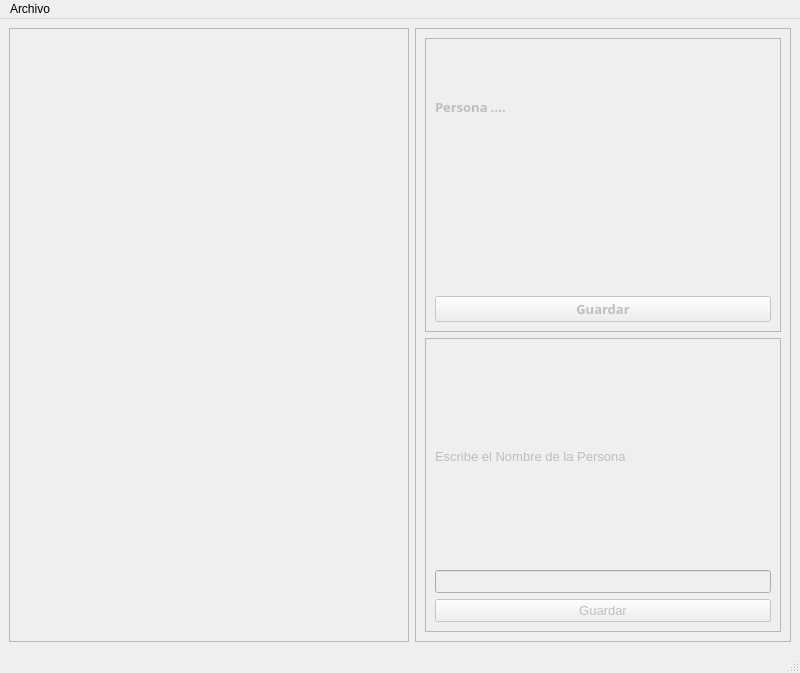
<?xml version="1.0" encoding="UTF-8"?>
<ui version="4.0">
 <class>MainWindow</class>
 <widget class="QMainWindow" name="MainWindow">
  <property name="geometry">
   <rect>
    <x>0</x>
    <y>0</y>
    <width>800</width>
    <height>673</height>
   </rect>
  </property>
  <property name="windowTitle">
   <string>Identificacion de Personas </string>
  </property>
  <widget class="QWidget" name="centralwidget">
   <layout class="QHBoxLayout" name="horizontalLayout">
    <item>
     <widget class="QFrame" name="frame_2">
      <property name="minimumSize">
       <size>
        <width>400</width>
        <height>600</height>
       </size>
      </property>
      <property name="frameShape">
       <enum>QFrame::StyledPanel</enum>
      </property>
      <property name="frameShadow">
       <enum>QFrame::Raised</enum>
      </property>
      <widget class="QLabel" name="lblimagen">
       <property name="geometry">
        <rect>
         <x>20</x>
         <y>30</y>
         <width>351</width>
         <height>551</height>
        </rect>
       </property>
       <property name="text">
        <string/>
       </property>
       <property name="scaledContents">
        <bool>true</bool>
       </property>
      </widget>
     </widget>
    </item>
    <item>
     <widget class="QFrame" name="frame">
      <property name="frameShape">
       <enum>QFrame::StyledPanel</enum>
      </property>
      <property name="frameShadow">
       <enum>QFrame::Raised</enum>
      </property>
      <layout class="QVBoxLayout" name="verticalLayout">
       <item>
        <widget class="QFrame" name="frame2">
         <property name="enabled">
          <bool>false</bool>
         </property>
         <property name="font">
          <font>
           <family>Agency FB</family>
           <pointsize>10</pointsize>
           <weight>75</weight>
           <bold>true</bold>
          </font>
         </property>
         <property name="frameShape">
          <enum>QFrame::StyledPanel</enum>
         </property>
         <property name="frameShadow">
          <enum>QFrame::Raised</enum>
         </property>
         <layout class="QVBoxLayout" name="verticalLayout_2">
          <item>
           <widget class="QLabel" name="lblPersona">
            <property name="text">
             <string>Persona ....</string>
            </property>
           </widget>
          </item>
          <item>
           <widget class="QLabel" name="lblNombre">
            <property name="text">
             <string/>
            </property>
           </widget>
          </item>
          <item>
           <widget class="QPushButton" name="btnIdentificar">
            <property name="text">
             <string>Guardar</string>
            </property>
           </widget>
          </item>
         </layout>
        </widget>
       </item>
       <item>
        <widget class="QFrame" name="frame1">
         <property name="enabled">
          <bool>false</bool>
         </property>
         <property name="font">
          <font>
           <pointsize>10</pointsize>
           <weight>50</weight>
           <bold>false</bold>
          </font>
         </property>
         <property name="frameShape">
          <enum>QFrame::StyledPanel</enum>
         </property>
         <property name="frameShadow">
          <enum>QFrame::Raised</enum>
         </property>
         <layout class="QVBoxLayout" name="verticalLayout_3">
          <item>
           <widget class="QLabel" name="lblEscribe">
            <property name="text">
             <string>Escribe el Nombre de la Persona  </string>
            </property>
           </widget>
          </item>
          <item>
           <widget class="QLineEdit" name="lineEdit"/>
          </item>
          <item>
           <widget class="QPushButton" name="btnGuardar">
            <property name="text">
             <string>Guardar</string>
            </property>
           </widget>
          </item>
         </layout>
        </widget>
       </item>
      </layout>
     </widget>
    </item>
   </layout>
  </widget>
  <widget class="QMenuBar" name="menubar">
   <property name="geometry">
    <rect>
     <x>0</x>
     <y>0</y>
     <width>800</width>
     <height>26</height>
    </rect>
   </property>
   <widget class="QMenu" name="menuArchivo">
    <property name="title">
     <string>Archivo</string>
    </property>
    <addaction name="separator"/>
    <addaction name="mnuAGuardar"/>
    <addaction name="separator"/>
    <addaction name="mnuIdentificar"/>
    <addaction name="separator"/>
    <addaction name="mnuSalir"/>
   </widget>
   <addaction name="menuArchivo"/>
  </widget>
  <widget class="QStatusBar" name="statusbar"/>
  <action name="mnuAGuardar">
   <property name="text">
    <string>Guardar Persona</string>
   </property>
  </action>
  <action name="mnuIdentificar">
   <property name="text">
    <string>Identificar Persona </string>
   </property>
  </action>
  <action name="mnuSalir">
   <property name="text">
    <string>Salir</string>
   </property>
  </action>
 </widget>
 <resources/>
 <connections/>
</ui>
